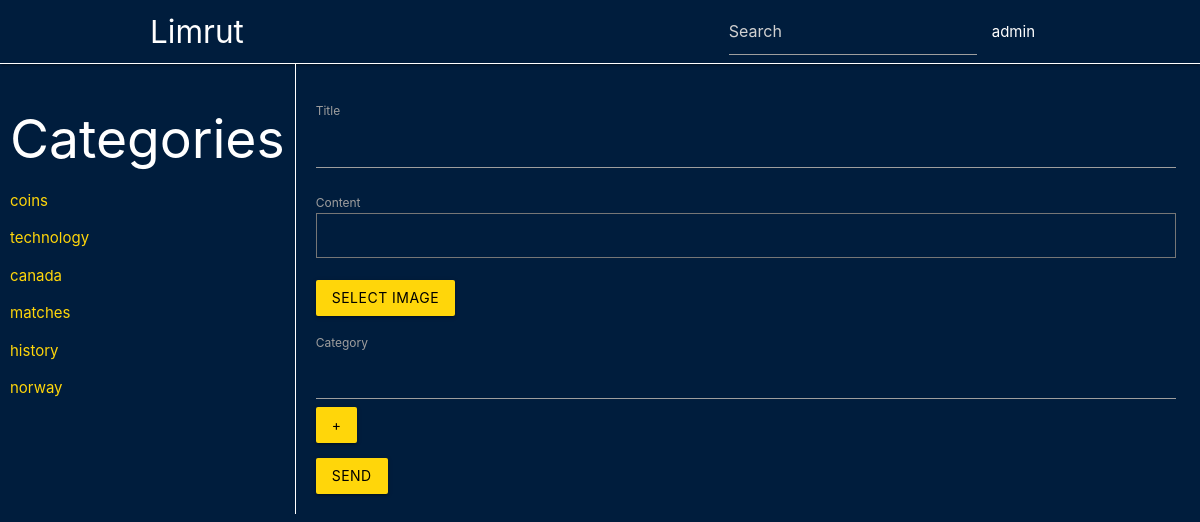
/addarticle (signed in), run on the app's committed database.
### post/models.py (models this page shows, shortened)
class Category(models.Model):
    name = models.TextField()
    slug = models.SlugField(unique=True, db_index=True)
    class Meta:
        verbose_name = 'Категория'
        verbose_name_plural = 'Категории'

### post/views.py (the view, shortened to what this page needs)
# urls.py: path('addarticle', AddArticle.as_view(), name = 'addarticle'),
class AddArticle(PermissionRequiredMixin, DataMixin, CreateView):
    permission_required = 'post.add_post'
    form_class = AddArticleForm
    template_name = 'post/add_article.html'
    def get_context_data(self, **kwargs):
        c_def = self.get_data(title = 'Add Article')
        context = super().get_context_data(**kwargs)
        return c_def | context

### post/forms.py
class SearchForm(forms.Form):
    query = forms.CharField(widget=forms.TextInput(attrs={'class': 'input-field', 'placeholder': 'Search', 'id': 'input', 'list': 'res'}))

class AddArticleForm(forms.ModelForm):
    category = forms.MultipleChoiceField(
        widget=forms.Select(attrs={'class': 'autocomplete', 'data-autocomplete-url': '/autocomplete/', 'type': 'hidden', 'id': 'select_cat'}),
        choices=[],
        required=False,
    )
    class Meta:
        model = Article
        fields = ['title', 'content', 'image', 'category']
        widgets = {
            'title': forms.TextInput(),
            'content': forms.Textarea(),
            'category': forms.TextInput(),
        }

### post/utils.py (called while the page is built)
    def get_data(self, **kwargs):
        context = kwargs
        context['cats'] = Category.objects.annotate(article_count = Count('article')).order_by('-article_count')
        context['search_form'] = SearchForm()
        context['is_admin'] = self.request.user.is_superuser
        context['is_auth'] = self.request.user.is_authenticated
        context['user'] = self.request.user
        return context

### post/templates/post/add_article.html (shortened to what this page needs)
{% extends 'post/base.html' %}
{% load static %}
{% block content %}
    <form method="post" action="{% url 'addarticle' %}" enctype="multipart/form-data">
        {% for f in form %}
            {% if f.label == 'Image' %}
            <p>
                <label class="input-file" for="{{ f.id_for_label }}">
                    <span class="btn">Select image</span>
                </label>
            </p>
            {% elif f.label == 'Category' %}
                {{ f }}
            {% else %}
            <p>
                <label for="{{ f.id_for_label }}">{{ f.label }}</label>
                {{ f }}
            </p>
            {% endif %}
        {% endfor %}
        <label for="">Category</label>
        <input type="text" id="input_cat"><button type="button" class="btn" id="add_cat">+</button>
        <button class="btn waves-effect" type="submit">Send</button>
    </form>
{% endblock %}

### post/templates/post/base.html (shortened to what this page needs)
{% load static %}
<!DOCTYPE html>
<html lang="en">
<head>
    <link rel="stylesheet" href="https://cdnjs.cloudflare.com/ajax/libs/materialize/1.0.0/css/materialize.min.css">
    <link rel="stylesheet" href="{% static 'post/css/style.css' %}">
</head>
<body>
    <nav>
        <div class="nav-wrapper">
          <a href="{% url 'home' %}" class="brand-logo">Limrut</a>
          <ul id="nav-mobile" class="right hide-on-med-and-down">
            <li>
              <form action="{% url 'search' %}">
                {% for f in search_form %}
                  {{ f }}
                {% endfor %}
              </form>
            </li>
            {% if is_auth %}
              <li>
                <a href="{% url 'profile' %}">{{ user }}</a>
              </li>
            {% endif %}
          </ul>
        </div>
      </nav>
      <div class="main">
        <div class="tab">
          <h2>Categories</h2>
          {% for c in cats %}
            <p><a href="{% url 'category' c.slug %}">{{ c.name }}</a></p>
          {% endfor %}
        </div>
        <div class="content">
          {% block content %}
          {% endblock %}
        </div>
      </div>
</body>
</html>

### post/static/post/css/style.css (style rules this page uses)
body, nav, .pagination li a, input, textarea { background-color: #001d3d; color: #fff; }
nav { border-bottom: 1px solid #fff; }
a { color: #ffd60a; }
.content, .nav-wrapper { width: 75%; }
.nav-wrapper { margin: 0 auto; }
.content { padding: 20px; }
.main { display: flex; }
.tab { padding: 10px; border-right: 1px solid #fff; }
.btn, .pagination li.active, .pagination li.active a { background-color: #ffd60a; color: #000; }
textarea { resize: none; }
.input-file { position: relative; display: inline-block; }
.input-file span { position: relative; display: inline-block; }

### data on the page
Category: name "coins"
Category: name "technology"
Category: name "canada"
Category: name "matches"
Category: name "history"
Category: name "norway"

### other printed values
{{ user }} "admin"
{{ f.label }} "Title" "Content"
